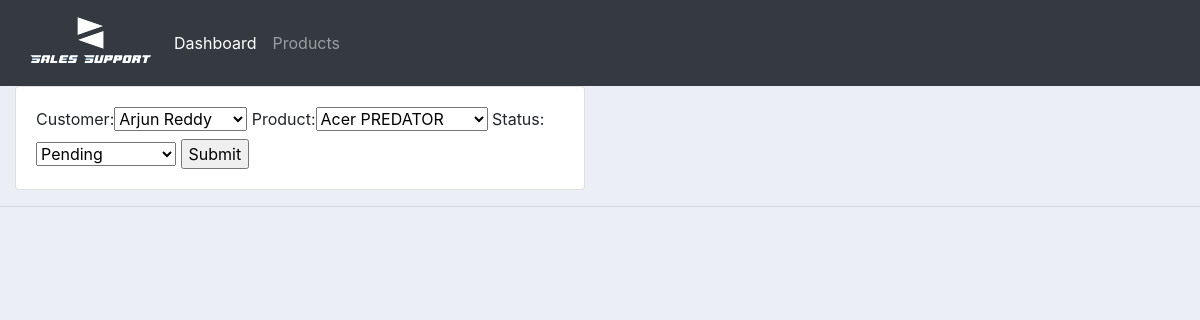
The page /update_order/3/ on the database its author committed.
### accounts/models.py (models this page shows, shortened)
class Order(models.Model):
	STATUS = (
			('Pending', 'Pending'),
			('Out for delivery', 'Out for delivery'),
			('Delivered', 'Delivered'),
			)
	customer = models.ForeignKey(Customer, null=True, on_delete= models.SET_NULL)
	product = models.ForeignKey(Product, null=True, on_delete= models.SET_NULL)
	date_created = models.DateTimeField(auto_now_add=True, null=True)
	status = models.CharField(max_length=200, null=True, choices=STATUS)

### accounts/views.py (the view)
# urls.py: path('update_order/<str:pk>/', views.updateOrder, name="update_order"),
def updateOrder(request, pk):
	order = Order.objects.get(id=pk)
	form = OrderForm(instance=order)
	if request.method == 'POST':
		form = OrderForm(request.POST, instance=order)
		if form.is_valid():
			form.save()
			return redirect('/')
	context = {'form':form}
	return render(request, 'accounts/order_form.html', context)

### accounts/forms.py
class OrderForm(ModelForm):
	class Meta:
		model = Order
		fields = '__all__'

### accounts/models.py (called while the page is built)
	def __str__(self):
		return self.name

	def __str__(self):
		return self.name

### accounts/templates/accounts/order_form.html (shortened to what this page needs)
{%  extends 'accounts/main.html' %}
{% load static %}
{% block content %}
<div class="row">
	<div class="col-md-6">
		<div class="card card-body">
			<form action="" method="POST">
				{{form}}
				<input type="submit" name="Submit">
			</form>
		</div>
	</div>
</div>
{% endblock %}

### static/css/main.css (style rules this page uses)
body { background-color: #ebeff5; }

### rows shown on the page
Order: customer "Arjun Reddy", product "Acer PREDATOR", status "Pending"
